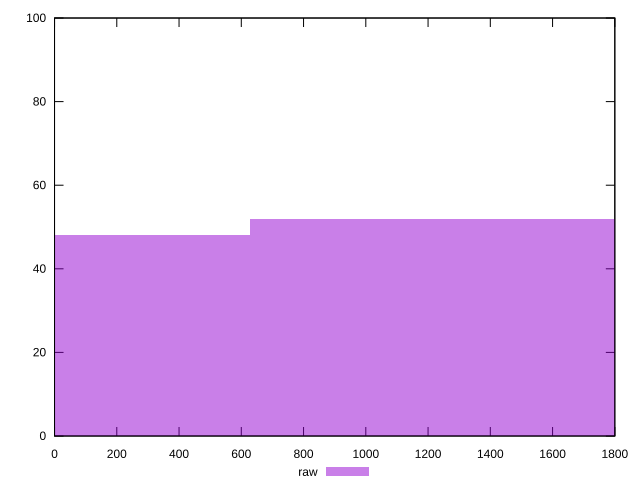

gnuplot code for this plot:
reset

$raw <<EOF
0 48
1254.7339061281739 52
EOF

set key outside below
set boxwidth 1254.7339061281739
set xrange [0:1800]
set yrange [0:100]
set trange [0:100]
set style fill transparent solid 0.5 noborder
set terminal svg size 640, 490 enhanced background rgb 'white'
set output "reprap/offscreen-images/samples/pages+cached+noexternal+nomedia+nocss+nojs/raw/histogram.svg"

plot $raw title "raw" with boxes

reset
